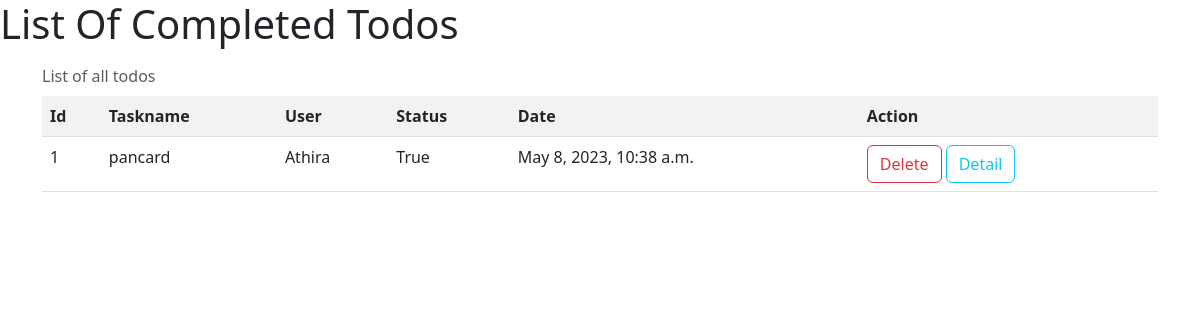
The app's page /todos/completed/ with its own data.
### tasks/models.py (models this page shows, shortened)
class Todo(models.Model):
    task_name=models.CharField(max_length=200)
    user=models.ForeignKey(User,on_delete=models.CASCADE)
    status=models.BooleanField(default=False)
    date=models.DateTimeField(auto_now_add=True)

### tasks/views.py (the view)
# urls.py: path("todos/completed/",views.TodoCompletedView.as_view(),name="todo-complete"),
class TodoCompletedView(View):
    def get(self,request,*args,**kwargs):
        qs=Todo.objects.filter(status=True)
        return render(request,"todo-completed.html",{"todos":qs})

### tasks/templates/todo-completed.html (shortened to what this page needs)
<!DOCTYPE html>
<html lang="en">
<head>
<link href="https://cdn.jsdelivr.net/npm/bootstrap@5.3.0-alpha1/dist/css/bootstrap.min.css" rel="stylesheet">
</head>
<body>
    <h1>List Of Completed Todos</h1>
 <div class="container">
<table class="table table-striped">
    <caption class="caption-top">List of all todos</caption>
   <tr>
     <th>Id</th>
     <th>Taskname</th>
     <th>User</th>
     <th>Status</th>
     <th>Date</th>
     <th>Action</th>
   </tr>
   {%for t in todos%}
    <tr>
        <td>{{forloop.counter}}</td>
        <td>{{t.task_name}}</td>
        <td>{{t.user}}</td>
        <td>{{t.status}}</td>
        <td>{{t.date}}</td>
        <td>
            <a href="{%url 'todo-delete' t.id%}" class="btn btn-outline-danger">Delete</a>
            <a href="{%url 'todo-detail' t.id%}" class="btn btn-outline-info">Detail</a>
        </td>
    </tr>
   {%endfor%}
</table>
 </div>
<body>
</body>
</html>

### records on screen
Todo: task_name "pancard", user "Athira", status "True", date "May 8, 2023, 10:38 a.m."
